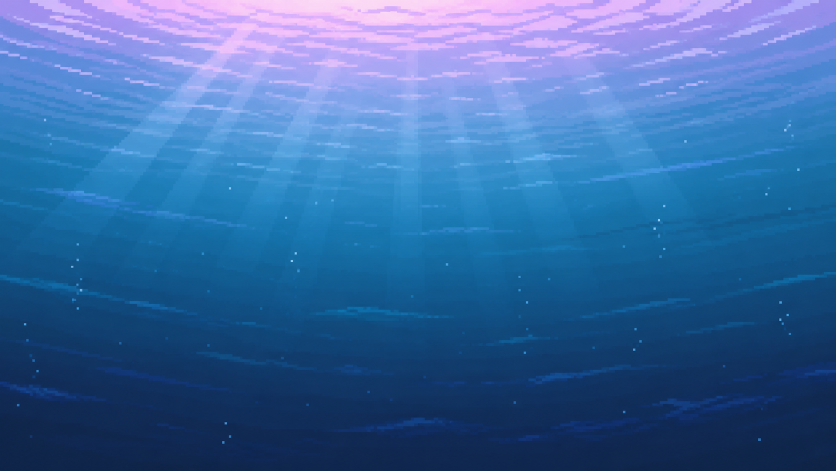
#> input picture assets/generated/backgrounds/stage7-palace-approach/sources/sea-long-source-v1.png, 1672 x 941 px (shown at 1/2 size)
$ python build_stage7_background.py
#> lines starting #> are read from the running program, lines starting #| are printed output that depends on the picture
### tools/build_stage5_background.py
#!/usr/bin/env python3
"""Build Stage 5 Shipwreck Graveyard sea and connected parallax strips."""

from __future__ import annotations

import json
import statistics
from pathlib import Path

from PIL import Image, ImageDraw, ImageOps


ROOT = Path(__file__).resolve().parents[1]
RUN_DIR = ROOT / "assets" / "generated" / "backgrounds" / "stage5-wreck-graveyard"
SOURCE_DIR = RUN_DIR / "sources"
OUT_DIR = ROOT / "assets" / "backgrounds"
STRIP_WIDTH = 1440
PANEL_WIDTH = 480
SEA_SIZE = (1440, 270)
SEA_SEAM_MARGIN = 64

SEA_PALETTE = [
    (25, 79, 91), (20, 68, 82), (16, 57, 72), (13, 48, 64),
    (10, 39, 55), (8, 31, 46), (6, 24, 38), (5, 19, 32),
    (4, 15, 26), (3, 11, 22),
]
TERRAIN_PALETTE = [
    (3, 11, 17), (5, 18, 25), (7, 27, 35), (10, 38, 45),
    (13, 51, 56), (18, 65, 67), (25, 81, 78), (35, 98, 89),
    (49, 116, 101), (68, 134, 112), (90, 151, 127),
    (38, 43, 45), (55, 56, 52), (73, 69, 59), (92, 83, 67),
    (113, 100, 78),
]
LAYERS = {
    "far": {"height": 80, "parallax": 0.09, "source": "far-long-source-v1.png", "cap_width": 46, "cap_height": 14},
    "mid": {"height": 160, "parallax": 0.28, "source": "mid-long-source-v1.png", "cap_width": 62, "cap_height": 26},
    "near": {"height": 160, "parallax": 0.76, "source": "near-long-source-v1.png", "cap_width": 88, "cap_height": 46},
}


def nearest(pixel: tuple[int, int, int], palette: list[tuple[int, int, int]]) -> tuple[int, int, int]:
    r, g, b = pixel
    return min(palette, key=lambda c: (r - c[0]) ** 2 + (g - c[1]) ** 2 + (b - c[2]) ** 2)


# [26 lines left out: functions load_subject, repalette, not called in this run]


def column_top(image: Image.Image, x: int) -> int:
    return next((y for y in range(image.height) if image.getpixel((x, y))[3]), image.height - 1)


# [95 lines left out: functions fill_underbody, repair_wrap, build_cap, paste_wrapped, build_layer, not called in this run]


def blend(left: tuple[int, int, int], right: tuple[int, int, int], ratio: float) -> tuple[int, int, int]:
    return tuple(round(a * (1 - ratio) + b * ratio) for a, b in zip(left, right))


# [62 lines left out: functions build_sea, main, not called in this run]


# [2 lines that do not run on import are left out]

### tools/build_stage7_background.py
#!/usr/bin/env python3
"""Build Stage 7 Dragon Palace Approach sea and connected parallax strips."""

from __future__ import annotations

import json
from pathlib import Path

from PIL import Image, ImageDraw, ImageOps

import build_stage5_background as pipeline


ROOT = Path(__file__).resolve().parents[1]
RUN_DIR = ROOT / "assets" / "generated" / "backgrounds" / "stage7-palace-approach"
OUT_DIR = ROOT / "assets" / "backgrounds"

SEA_PALETTE = [
    (207, 211, 231), (176, 191, 220), (145, 173, 207), (116, 153, 192),
    (89, 132, 176), (67, 111, 157), (49, 90, 137), (35, 70, 113),
    (24, 51, 88), (15, 35, 64),
]
TERRAIN_PALETTE = [
    (8, 17, 34), (12, 27, 49), (18, 41, 66), (25, 56, 84),
    (34, 73, 102), (45, 91, 119), (59, 111, 137), (76, 132, 153),
    (96, 153, 169), (119, 174, 184), (69, 68, 106), (94, 89, 131),
    (124, 111, 151), (157, 135, 166), (194, 165, 166), (225, 198, 171),
]
LAYERS = {
    "far": {"height": 144, "parallax": 0.08, "source": "far-long-source-v1.png", "cap_width": 54, "cap_height": 18},
    "mid": {"height": 176, "parallax": 0.26, "source": "mid-long-source-v2.png", "cap_width": 74, "cap_height": 32},
    "near": {"height": 208, "parallax": 0.74, "source": "near-long-source-v2.png", "cap_width": 98, "cap_height": 58},
}


# [14 lines left out: function load_subject, not called in this run]


def build_sea() -> tuple[Image.Image, dict]:
    """Preserve the full 16:9 source scale, then mirror it into a three-screen strip."""
    source = Image.open(RUN_DIR / "sources" / "sea-long-source-v1.png").convert("RGB")
#> source is the input picture: PIL image 1672x941 RGB; mean R, G, B 58.6, 105.6, 163.1
    panel = ImageOps.fit(source, (480, 270), method=Image.Resampling.LANCZOS, centering=(0.5, 0.5))
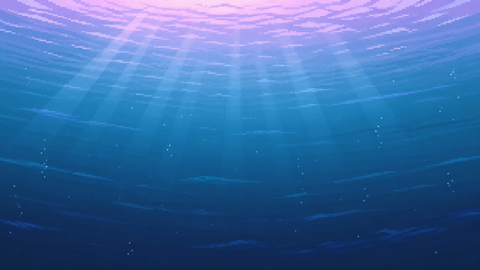
#> panel: PIL image 480x270 RGB; mean R, G, B 58.5, 105.6, 163.1
    strip = Image.new("RGB", (1440, 270))
#> strip: PIL image 1440x270 RGB; every value is 0
    for index, variant in enumerate((panel, ImageOps.mirror(panel), panel)):
        strip.paste(variant, (index * 480, 0))
#> this loop made 3 passes
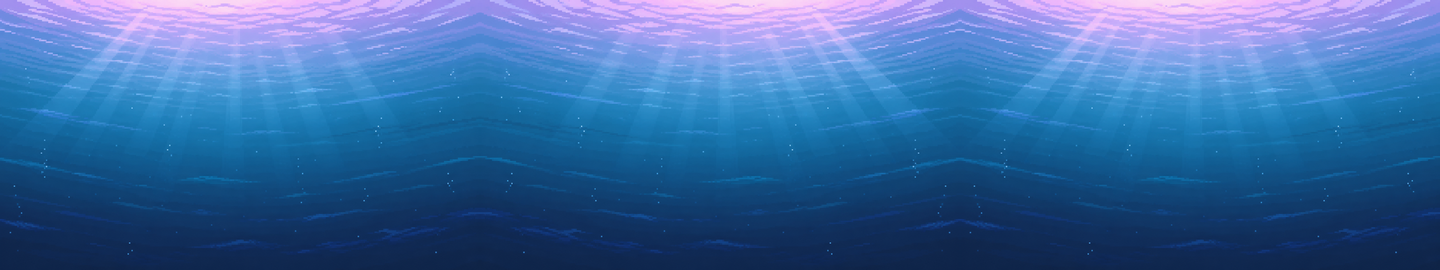
#> strip: PIL image 1440x270 RGB; mean R, G, B 58.5, 105.6, 163.1
    pixels = strip.load()
    for y in range(strip.height):
        shared = pipeline.blend(pixels[64, y], pixels[strip.width - 65, y], 0.5)
        for x in range(64):
            ratio = x / 64
            pixels[x, y] = pipeline.blend(shared, pixels[x, y], ratio)
            right_x = strip.width - 1 - x
            pixels[right_x, y] = pipeline.blend(shared, pixels[right_x, y], ratio)
#> this loop made 270 passes
#> shared on passes 1 to 3: (216, 183, 251), (216, 183, 250), (218, 184, 251)
    rgba = Image.new("RGBA", strip.size, (0, 0, 0, 255))
#> (the run stopped early here; a loop or call above may not have finished)
